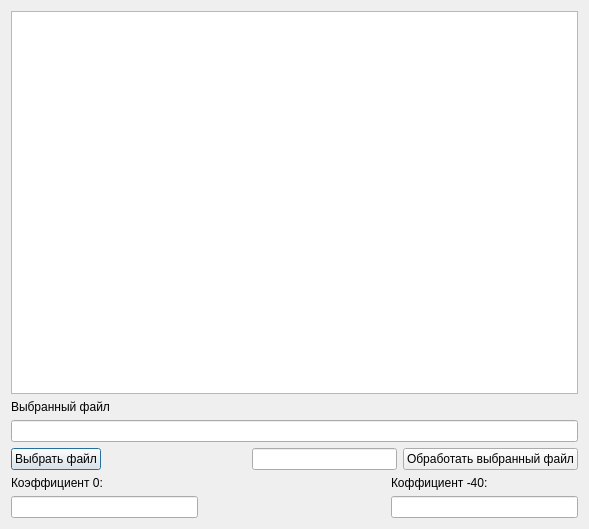
<?xml version="1.0" encoding="UTF-8"?>
<ui version="4.0">
 <class>ConsoleWindow</class>
 <widget class="QDialog" name="ConsoleWindow">
  <property name="geometry">
   <rect>
    <x>0</x>
    <y>0</y>
    <width>589</width>
    <height>529</height>
   </rect>
  </property>
  <property name="windowTitle">
   <string>Консоль</string>
  </property>
  <layout class="QGridLayout" name="gridLayout">
   <item row="0" column="0">
    <layout class="QVBoxLayout" name="verticalLayout_5">
     <item>
      <widget class="QPlainTextEdit" name="consoleText">
       <property name="font">
        <font>
         <family>Consolas</family>
         <pointsize>10</pointsize>
         <italic>true</italic>
        </font>
       </property>
       <property name="readOnly">
        <bool>true</bool>
       </property>
       <property name="plainText">
        <string/>
       </property>
       <property name="backgroundVisible">
        <bool>false</bool>
       </property>
       <property name="placeholderText">
        <string>Здесь могла быть ваша реклама :)</string>
       </property>
      </widget>
     </item>
     <item>
      <layout class="QVBoxLayout" name="verticalLayout_4">
       <item>
        <layout class="QVBoxLayout" name="verticalLayout">
         <item>
          <widget class="QLabel" name="label">
           <property name="text">
            <string>Выбранный файл</string>
           </property>
          </widget>
         </item>
         <item>
          <widget class="QLineEdit" name="selecteFilePath">
           <property name="readOnly">
            <bool>true</bool>
           </property>
           <property name="clearButtonEnabled">
            <bool>false</bool>
           </property>
          </widget>
         </item>
        </layout>
       </item>
       <item>
        <layout class="QHBoxLayout" name="horizontalLayout">
         <item>
          <widget class="QPushButton" name="pushButton">
           <property name="text">
            <string>Выбрать файл</string>
           </property>
          </widget>
         </item>
         <item>
          <spacer name="horizontalSpacer">
           <property name="orientation">
            <enum>Qt::Horizontal</enum>
           </property>
           <property name="sizeHint" stdset="0">
            <size>
             <width>40</width>
             <height>20</height>
            </size>
           </property>
          </spacer>
         </item>
         <item>
          <widget class="QLineEdit" name="freqLine"/>
         </item>
         <item>
          <widget class="QPushButton" name="pushButton_2">
           <property name="text">
            <string>Обработать выбранный файл</string>
           </property>
          </widget>
         </item>
        </layout>
       </item>
       <item>
        <layout class="QHBoxLayout" name="horizontalLayout_2">
         <item>
          <layout class="QVBoxLayout" name="verticalLayout_2">
           <item>
            <widget class="QLabel" name="label_2">
             <property name="text">
              <string>Коэффициент 0:</string>
             </property>
            </widget>
           </item>
           <item>
            <widget class="QLineEdit" name="coef0"/>
           </item>
          </layout>
         </item>
         <item>
          <spacer name="horizontalSpacer_2">
           <property name="orientation">
            <enum>Qt::Horizontal</enum>
           </property>
           <property name="sizeHint" stdset="0">
            <size>
             <width>40</width>
             <height>20</height>
            </size>
           </property>
          </spacer>
         </item>
         <item>
          <layout class="QVBoxLayout" name="verticalLayout_3">
           <item>
            <widget class="QLabel" name="label_3">
             <property name="text">
              <string>Коффициент -40:</string>
             </property>
            </widget>
           </item>
           <item>
            <widget class="QLineEdit" name="coef_40"/>
           </item>
          </layout>
         </item>
        </layout>
       </item>
      </layout>
     </item>
    </layout>
   </item>
  </layout>
 </widget>
 <resources/>
 <connections/>
</ui>
